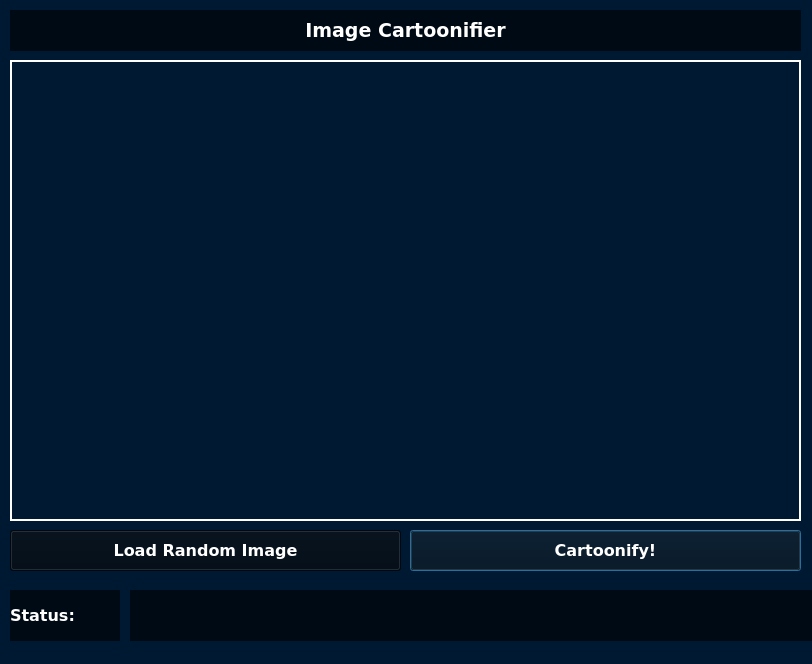
<?xml version="1.0" encoding="UTF-8"?>
<ui version="4.0">
 <class>Dialog</class>
 <widget class="QDialog" name="Dialog">
  <property name="geometry">
   <rect>
    <x>0</x>
    <y>0</y>
    <width>812</width>
    <height>664</height>
   </rect>
  </property>
  <property name="windowTitle">
   <string>Dialog</string>
  </property>
  <property name="styleSheet">
   <string notr="true">color: rgb(255, 255, 255);
background-color: rgb(0, 25, 50);</string>
  </property>
  <property name="Background" stdset="0">
   <pixmap/>
  </property>
  <property name="Color" stdset="0">
   <color>
    <red>0</red>
    <green>168</green>
    <blue>140</blue>
   </color>
  </property>
  <widget class="QPushButton" name="startlineedit">
   <property name="geometry">
    <rect>
     <x>410</x>
     <y>530</y>
     <width>391</width>
     <height>41</height>
    </rect>
   </property>
   <property name="font">
    <font>
     <family>Verdana</family>
     <pointsize>12</pointsize>
     <weight>75</weight>
     <bold>true</bold>
    </font>
   </property>
   <property name="styleSheet">
    <string notr="true">background-color: rgb(0, 10, 20);</string>
   </property>
   <property name="text">
    <string>Cartoonify!</string>
   </property>
  </widget>
  <widget class="QLabel" name="label_10">
   <property name="geometry">
    <rect>
     <x>10</x>
     <y>10</y>
     <width>791</width>
     <height>41</height>
    </rect>
   </property>
   <property name="font">
    <font>
     <family>Verdana</family>
     <pointsize>14</pointsize>
     <weight>75</weight>
     <bold>true</bold>
    </font>
   </property>
   <property name="styleSheet">
    <string notr="true">background-color: rgb(0, 10, 20);</string>
   </property>
   <property name="text">
    <string>Image Cartoonifier</string>
   </property>
   <property name="alignment">
    <set>Qt::AlignCenter</set>
   </property>
  </widget>
  <widget class="QLabel" name="label_11">
   <property name="geometry">
    <rect>
     <x>10</x>
     <y>590</y>
     <width>110</width>
     <height>51</height>
    </rect>
   </property>
   <property name="font">
    <font>
     <family>Verdana</family>
     <pointsize>12</pointsize>
     <weight>75</weight>
     <bold>true</bold>
    </font>
   </property>
   <property name="styleSheet">
    <string notr="true">background-color: rgb(0, 10, 20);</string>
   </property>
   <property name="text">
    <string>Status:</string>
	
   </property>

  </widget>
  <widget class="QLabel" name="statuslineedit">
   <property name="geometry">
    <rect>
     <x>130</x>
     <y>590</y>
     <width>731</width>
     <height>51</height>
    </rect>
   </property>
   <property name="styleSheet">
    <string notr="true">background-color: rgb(0, 10, 20);</string>
   </property>
   <property name="text">
    <string/>
   </property>

  </widget>
  <widget class="QPushButton" name="loadimagelineedit">
   <property name="geometry">
    <rect>
     <x>10</x>
     <y>530</y>
     <width>391</width>
     <height>41</height>
    </rect>
   </property>
   <property name="font">
    <font>
     <family>Verdana</family>
     <pointsize>12</pointsize>
     <weight>75</weight>
     <bold>true</bold>
    </font>
   </property>
   <property name="styleSheet">
    <string notr="true">background-color: rgb(0, 10, 20);</string>
   </property>
   <property name="text">
    <string>Load Random Image</string>
   </property>
  </widget>
  <widget class="QLabel" name="imagelineedit">
   <property name="geometry">
    <rect>
     <x>10</x>
     <y>60</y>
     <width>791</width>
     <height>461</height>
    </rect>
   </property>
   <property name="frameShape">
    <enum>QFrame::WinPanel</enum>
   </property>
   <property name="text">
    <string/>
   </property>
   <property name="scaledContents">
    <bool>true</bool>
   </property>
  </widget>
 </widget>
 <resources/>
 <connections/>
</ui>
